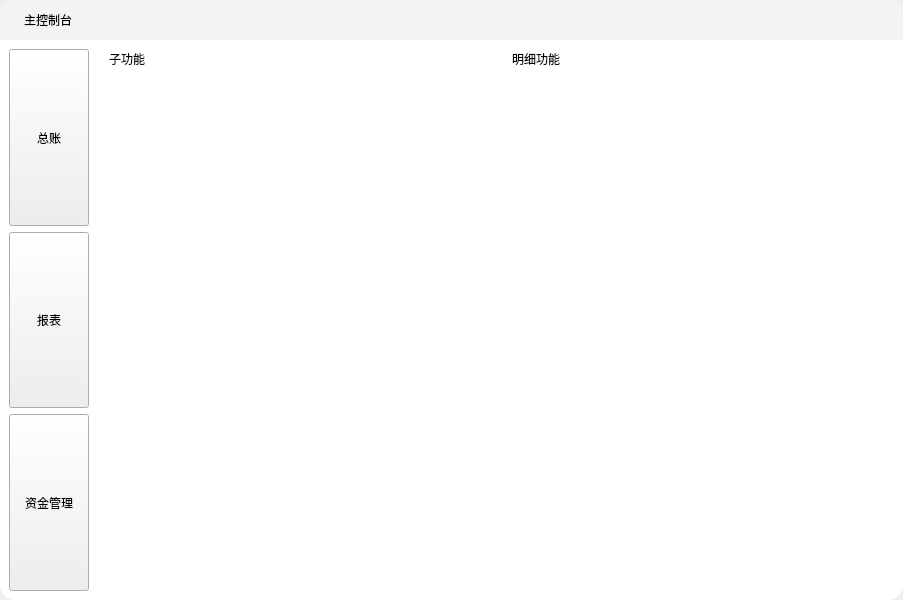
<?xml version="1.0" encoding="UTF-8"?>
<ui version="4.0">
 <class>MainWindow</class>
 <widget class="QMainWindow" name="MainWindow">
  <property name="geometry">
   <rect>
    <x>0</x>
    <y>0</y>
    <width>903</width>
    <height>600</height>
   </rect>
  </property>
  <property name="minimumSize">
   <size>
    <width>900</width>
    <height>600</height>
   </size>
  </property>
  <property name="windowTitle">
   <string>MainWindow</string>
  </property>
  <widget class="QWidget" name="centralwidget">
   <property name="styleSheet">
    <string notr="true">#centralwidget{
	border-radius: 20px;
}</string>
   </property>
   <layout class="QVBoxLayout" name="verticalLayout">
    <property name="spacing">
     <number>0</number>
    </property>
    <property name="leftMargin">
     <number>0</number>
    </property>
    <property name="topMargin">
     <number>0</number>
    </property>
    <property name="rightMargin">
     <number>0</number>
    </property>
    <property name="bottomMargin">
     <number>0</number>
    </property>
    <item>
     <widget class="QWidget" name="widget" native="true">
      <property name="styleSheet">
       <string notr="true">#widget{
	background-color: rgb(243, 243, 243);
	border-radius: 15px;
}</string>
      </property>
      <layout class="QVBoxLayout" name="verticalLayout_2">
       <property name="spacing">
        <number>0</number>
       </property>
       <property name="leftMargin">
        <number>0</number>
       </property>
       <property name="topMargin">
        <number>0</number>
       </property>
       <property name="rightMargin">
        <number>0</number>
       </property>
       <property name="bottomMargin">
        <number>0</number>
       </property>
       <item>
        <widget class="QWidget" name="TittleBar" native="true">
         <property name="sizePolicy">
          <sizepolicy hsizetype="Preferred" vsizetype="Preferred">
           <horstretch>0</horstretch>
           <verstretch>0</verstretch>
          </sizepolicy>
         </property>
         <property name="minimumSize">
          <size>
           <width>0</width>
           <height>40</height>
          </size>
         </property>
         <property name="maximumSize">
          <size>
           <width>16777215</width>
           <height>40</height>
          </size>
         </property>
         <property name="styleSheet">
          <string notr="true">#TopBar{
	background-color: rgb(243, 243, 243);
	border-top-left-radius: 15px;
	border-top-right-radius: 15px;
}</string>
         </property>
         <layout class="QHBoxLayout" name="horizontalLayout">
          <property name="leftMargin">
           <number>0</number>
          </property>
          <property name="topMargin">
           <number>0</number>
          </property>
          <property name="rightMargin">
           <number>0</number>
          </property>
          <property name="bottomMargin">
           <number>0</number>
          </property>
          <item>
           <spacer name="horizontalSpacer">
            <property name="orientation">
             <enum>Qt::Orientation::Horizontal</enum>
            </property>
            <property name="sizeType">
             <enum>QSizePolicy::Policy::Preferred</enum>
            </property>
            <property name="sizeHint" stdset="0">
             <size>
              <width>30</width>
              <height>20</height>
             </size>
            </property>
           </spacer>
          </item>
          <item>
           <widget class="QLabel" name="label">
            <property name="sizePolicy">
             <sizepolicy hsizetype="Preferred" vsizetype="Preferred">
              <horstretch>0</horstretch>
              <verstretch>0</verstretch>
             </sizepolicy>
            </property>
            <property name="minimumSize">
             <size>
              <width>70</width>
              <height>0</height>
             </size>
            </property>
            <property name="styleSheet">
             <string notr="true">font: 700 12pt &quot;Microsoft YaHei UI&quot;;</string>
            </property>
            <property name="text">
             <string>主控制台</string>
            </property>
            <property name="alignment">
             <set>Qt::AlignmentFlag::AlignCenter</set>
            </property>
           </widget>
          </item>
          <item>
           <spacer name="horizontalSpacer_2">
            <property name="orientation">
             <enum>Qt::Orientation::Horizontal</enum>
            </property>
            <property name="sizeHint" stdset="0">
             <size>
              <width>680</width>
              <height>20</height>
             </size>
            </property>
           </spacer>
          </item>
          <item>
           <widget class="QFrame" name="frame">
            <property name="sizePolicy">
             <sizepolicy hsizetype="Preferred" vsizetype="Preferred">
              <horstretch>0</horstretch>
              <verstretch>0</verstretch>
             </sizepolicy>
            </property>
            <property name="minimumSize">
             <size>
              <width>150</width>
              <height>0</height>
             </size>
            </property>
            <property name="maximumSize">
             <size>
              <width>100</width>
              <height>16777215</height>
             </size>
            </property>
            <property name="styleSheet">
             <string notr="true">QFrame{
	border: none;
}</string>
            </property>
            <property name="frameShape">
             <enum>QFrame::Shape::StyledPanel</enum>
            </property>
            <property name="frameShadow">
             <enum>QFrame::Shadow::Raised</enum>
            </property>
            <layout class="QHBoxLayout" name="horizontalLayout_2">
             <property name="spacing">
              <number>0</number>
             </property>
             <property name="leftMargin">
              <number>0</number>
             </property>
             <property name="topMargin">
              <number>0</number>
             </property>
             <property name="rightMargin">
              <number>0</number>
             </property>
             <property name="bottomMargin">
              <number>0</number>
             </property>
             <item>
              <widget class="QPushButton" name="btn_min">
               <property name="sizePolicy">
                <sizepolicy hsizetype="Preferred" vsizetype="Preferred">
                 <horstretch>0</horstretch>
                 <verstretch>1</verstretch>
                </sizepolicy>
               </property>
               <property name="minimumSize">
                <size>
                 <width>16</width>
                 <height>16</height>
                </size>
               </property>
               <property name="styleSheet">
                <string notr="true">#btn_min{
	color: rgb(0, 0, 0);
}
QPushButton{
	border: none;
}
QPushButton:hover{		
	background-color: rgba(221, 221, 221, 1);
}
QPushButton:pressed{
	background-color: rgba(221, 221, 221, 0.8);
}</string>
               </property>
               <property name="text">
                <string/>
               </property>
               <property name="icon">
                <iconset resource="../resource.qrc">
                 <normaloff>:/tittle/icons/minimize.png</normaloff>:/tittle/icons/minimize.png</iconset>
               </property>
               <property name="iconSize">
                <size>
                 <width>10</width>
                 <height>10</height>
                </size>
               </property>
              </widget>
             </item>
             <item>
              <widget class="QPushButton" name="btn_max">
               <property name="sizePolicy">
                <sizepolicy hsizetype="Preferred" vsizetype="Preferred">
                 <horstretch>0</horstretch>
                 <verstretch>1</verstretch>
                </sizepolicy>
               </property>
               <property name="minimumSize">
                <size>
                 <width>16</width>
                 <height>16</height>
                </size>
               </property>
               <property name="styleSheet">
                <string notr="true">#btn_max{
	color: rgb(0, 0, 0);
}
QPushButton{
	border: none;
}
QPushButton:hover{		
	background-color: rgba(221, 221, 221, 1);
}
QPushButton:pressed{
	background-color: rgba(221, 221, 221, 0.8);
}

QPushButton:checked{
	qproperty-icon: url(:/tittle/icons/reduction.png);
}</string>
               </property>
               <property name="text">
                <string/>
               </property>
               <property name="icon">
                <iconset resource="../resource.qrc">
                 <normaloff>:/tittle/icons/maximize.png</normaloff>:/tittle/icons/maximize.png</iconset>
               </property>
               <property name="iconSize">
                <size>
                 <width>10</width>
                 <height>10</height>
                </size>
               </property>
              </widget>
             </item>
             <item>
              <widget class="QPushButton" name="btn_close">
               <property name="sizePolicy">
                <sizepolicy hsizetype="Preferred" vsizetype="Preferred">
                 <horstretch>0</horstretch>
                 <verstretch>0</verstretch>
                </sizepolicy>
               </property>
               <property name="minimumSize">
                <size>
                 <width>16</width>
                 <height>16</height>
                </size>
               </property>
               <property name="styleSheet">
                <string notr="true">#btn_close{
	color: rgb(0, 0, 0);
	border-top-right-radius: 10px;
}
QPushButton{
	border: none;
}
QPushButton:hover{		
	background-color: rgb(232, 17, 35);
}
QPushButton:pressed{
	background-color: rgba(232, 17, 35, 0.8);
}</string>
               </property>
               <property name="text">
                <string/>
               </property>
               <property name="icon">
                <iconset resource="../resource.qrc">
                 <normaloff>:/tittle/icons/close.png</normaloff>:/tittle/icons/close.png</iconset>
               </property>
               <property name="iconSize">
                <size>
                 <width>10</width>
                 <height>10</height>
                </size>
               </property>
              </widget>
             </item>
            </layout>
           </widget>
          </item>
         </layout>
        </widget>
       </item>
       <item>
        <widget class="QWidget" name="MainWidget" native="true">
         <property name="sizePolicy">
          <sizepolicy hsizetype="Preferred" vsizetype="Expanding">
           <horstretch>0</horstretch>
           <verstretch>19</verstretch>
          </sizepolicy>
         </property>
         <property name="styleSheet">
          <string notr="true">#MainWidget{
	background-color: rgb(255, 255, 255);
	border-bottom-left-radius: 15px;
	border-bottom-right-radius: 15px;
}</string>
         </property>
         <layout class="QHBoxLayout" name="horizontalLayout_3">
          <property name="spacing">
           <number>2</number>
          </property>
          <property name="leftMargin">
           <number>0</number>
          </property>
          <property name="topMargin">
           <number>0</number>
          </property>
          <property name="rightMargin">
           <number>0</number>
          </property>
          <property name="bottomMargin">
           <number>0</number>
          </property>
          <item>
           <widget class="QWidget" name="leftBar" native="true">
            <property name="sizePolicy">
             <sizepolicy hsizetype="Preferred" vsizetype="Preferred">
              <horstretch>0</horstretch>
              <verstretch>0</verstretch>
             </sizepolicy>
            </property>
            <property name="maximumSize">
             <size>
              <width>100</width>
              <height>16777215</height>
             </size>
            </property>
            <layout class="QVBoxLayout" name="verticalLayout_3">
             <item>
              <widget class="QPushButton" name="Ladger">
               <property name="sizePolicy">
                <sizepolicy hsizetype="Minimum" vsizetype="Expanding">
                 <horstretch>0</horstretch>
                 <verstretch>1</verstretch>
                </sizepolicy>
               </property>
               <property name="minimumSize">
                <size>
                 <width>0</width>
                 <height>0</height>
                </size>
               </property>
               <property name="styleSheet">
                <string notr="true">#Ladger{
	color: rgb(0, 0, 0);
	
	font: 9pt &quot;Microsoft YaHei UI&quot;;
}
/*QPushButton{
	border: none;
}*/
QPushButton:pressed{
	padding-bottom: 5px;
}</string>
               </property>
               <property name="text">
                <string>总账</string>
               </property>
              </widget>
             </item>
             <item>
              <widget class="QPushButton" name="Report">
               <property name="sizePolicy">
                <sizepolicy hsizetype="Minimum" vsizetype="Expanding">
                 <horstretch>0</horstretch>
                 <verstretch>1</verstretch>
                </sizepolicy>
               </property>
               <property name="styleSheet">
                <string notr="true">#Report{
	color: rgb(0, 0, 0);
	
	font: 9pt &quot;Microsoft YaHei UI&quot;;
}
/*QPushButton{
	border: none;
}*/
QPushButton:pressed{
	padding-bottom: 5px;
}</string>
               </property>
               <property name="text">
                <string>报表</string>
               </property>
              </widget>
             </item>
             <item>
              <widget class="QPushButton" name="Funds">
               <property name="sizePolicy">
                <sizepolicy hsizetype="Minimum" vsizetype="Expanding">
                 <horstretch>0</horstretch>
                 <verstretch>1</verstretch>
                </sizepolicy>
               </property>
               <property name="styleSheet">
                <string notr="true">#Funds{
	color: rgb(0, 0, 0);
	
	font: 9pt &quot;Microsoft YaHei UI&quot;;
}
/*QPushButton{
	border: none;
}*/
QPushButton:pressed{
	padding-bottom: 5px;
}</string>
               </property>
               <property name="text">
                <string>资金管理</string>
               </property>
              </widget>
             </item>
            </layout>
           </widget>
          </item>
          <item>
           <widget class="QWidget" name="contentBox" native="true">
            <property name="sizePolicy">
             <sizepolicy hsizetype="Preferred" vsizetype="Expanding">
              <horstretch>1</horstretch>
              <verstretch>0</verstretch>
             </sizepolicy>
            </property>
            <property name="minimumSize">
             <size>
              <width>400</width>
              <height>0</height>
             </size>
            </property>
            <layout class="QVBoxLayout" name="verticalLayout_6">
             <item>
              <widget class="QLabel" name="lb_Sub">
               <property name="minimumSize">
                <size>
                 <width>0</width>
                 <height>20</height>
                </size>
               </property>
               <property name="maximumSize">
                <size>
                 <width>16777215</width>
                 <height>20</height>
                </size>
               </property>
               <property name="styleSheet">
                <string notr="true">font: 7pt &quot;Microsoft YaHei UI&quot;;</string>
               </property>
               <property name="text">
                <string>子功能</string>
               </property>
              </widget>
             </item>
             <item>
              <widget class="QStackedWidget" name="wgt_SubFunc">
               <property name="sizePolicy">
                <sizepolicy hsizetype="Expanding" vsizetype="Preferred">
                 <horstretch>2</horstretch>
                 <verstretch>0</verstretch>
                </sizepolicy>
               </property>
               <property name="minimumSize">
                <size>
                 <width>400</width>
                 <height>0</height>
                </size>
               </property>
               <property name="maximumSize">
                <size>
                 <width>16777215</width>
                 <height>16777215</height>
                </size>
               </property>
               <property name="styleSheet">
                <string notr="true">#subHome{
	background-color: rgb(255, 255, 255);
}</string>
               </property>
               <property name="currentIndex">
                <number>0</number>
               </property>
               <widget class="QWidget" name="subHome">
                <property name="maximumSize">
                 <size>
                  <width>16777215</width>
                  <height>500</height>
                 </size>
                </property>
                <property name="styleSheet">
                 <string notr="true">#homeWidget{
	background-color: rgb(255, 255, 255);
}</string>
                </property>
               </widget>
               <widget class="QWidget" name="ladgerWidget">
                <property name="maximumSize">
                 <size>
                  <width>16777215</width>
                  <height>260</height>
                 </size>
                </property>
                <property name="styleSheet">
                 <string notr="true">#ladgerWidget{
	background-color: rgb(255, 255, 255);
}</string>
                </property>
                <layout class="QVBoxLayout" name="verticalLayout_4">
                 <property name="spacing">
                  <number>0</number>
                 </property>
                 <property name="leftMargin">
                  <number>0</number>
                 </property>
                 <property name="topMargin">
                  <number>0</number>
                 </property>
                 <property name="rightMargin">
                  <number>0</number>
                 </property>
                 <property name="bottomMargin">
                  <number>0</number>
                 </property>
                 <item>
                  <widget class="QPushButton" name="btn_certification">
                   <property name="sizePolicy">
                    <sizepolicy hsizetype="Minimum" vsizetype="Fixed">
                     <horstretch>0</horstretch>
                     <verstretch>0</verstretch>
                    </sizepolicy>
                   </property>
                   <property name="minimumSize">
                    <size>
                     <width>0</width>
                     <height>40</height>
                    </size>
                   </property>
                   <property name="maximumSize">
                    <size>
                     <width>16777215</width>
                     <height>40</height>
                    </size>
                   </property>
                   <property name="styleSheet">
                    <string notr="true">QPushButton{	
	background-color: rgb(255, 255, 255);
	border:none;
	text-align:left;
}
QPushButton:pressed{	
	background-color: rgb(241, 241, 241);
}</string>
                   </property>
                   <property name="text">
                    <string> 凭证处理</string>
                   </property>
                   <property name="icon">
                    <iconset resource="../resource.qrc">
                     <normaloff>:/tittle/icons/folder.png</normaloff>:/tittle/icons/folder.png</iconset>
                   </property>
                   <property name="iconSize">
                    <size>
                     <width>16</width>
                     <height>16</height>
                    </size>
                   </property>
                  </widget>
                 </item>
                 <item>
                  <widget class="QPushButton" name="btn_ledger">
                   <property name="sizePolicy">
                    <sizepolicy hsizetype="Minimum" vsizetype="Fixed">
                     <horstretch>0</horstretch>
                     <verstretch>0</verstretch>
                    </sizepolicy>
                   </property>
                   <property name="minimumSize">
                    <size>
                     <width>0</width>
                     <height>40</height>
                    </size>
                   </property>
                   <property name="maximumSize">
                    <size>
                     <width>16777215</width>
                     <height>40</height>
                    </size>
                   </property>
                   <property name="styleSheet">
                    <string notr="true">QPushButton{	
	background-color: rgb(255, 255, 255);
	border:none;
	text-align:left;
}
QPushButton:pressed{	
	background-color: rgb(241, 241, 241);
}</string>
                   </property>
                   <property name="text">
                    <string> 账簿</string>
                   </property>
                   <property name="icon">
                    <iconset resource="../resource.qrc">
                     <normaloff>:/tittle/icons/folder.png</normaloff>:/tittle/icons/folder.png</iconset>
                   </property>
                  </widget>
                 </item>
                 <item>
                  <widget class="QPushButton" name="btn_report">
                   <property name="sizePolicy">
                    <sizepolicy hsizetype="Minimum" vsizetype="Fixed">
                     <horstretch>0</horstretch>
                     <verstretch>0</verstretch>
                    </sizepolicy>
                   </property>
                   <property name="minimumSize">
                    <size>
                     <width>0</width>
                     <height>40</height>
                    </size>
                   </property>
                   <property name="maximumSize">
                    <size>
                     <width>16777215</width>
                     <height>40</height>
                    </size>
                   </property>
                   <property name="styleSheet">
                    <string notr="true">QPushButton{	
	background-color: rgb(255, 255, 255);
	border:none;
	text-align:left;
}
QPushButton:pressed{	
	background-color: rgb(241, 241, 241);
}</string>
                   </property>
                   <property name="text">
                    <string> 财务报表</string>
                   </property>
                   <property name="icon">
                    <iconset resource="../resource.qrc">
                     <normaloff>:/tittle/icons/folder.png</normaloff>:/tittle/icons/folder.png</iconset>
                   </property>
                  </widget>
                 </item>
                 <item>
                  <widget class="QPushButton" name="btn_cash">
                   <property name="sizePolicy">
                    <sizepolicy hsizetype="Minimum" vsizetype="Fixed">
                     <horstretch>0</horstretch>
                     <verstretch>0</verstretch>
                    </sizepolicy>
                   </property>
                   <property name="minimumSize">
                    <size>
                     <width>0</width>
                     <height>40</height>
                    </size>
                   </property>
                   <property name="maximumSize">
                    <size>
                     <width>16777215</width>
                     <height>40</height>
                    </size>
                   </property>
                   <property name="styleSheet">
                    <string notr="true">QPushButton{	
	background-color: rgb(255, 255, 255);
	border:none;
	text-align:left;
}
QPushButton:pressed{	
	background-color: rgb(241, 241, 241);
}</string>
                   </property>
                   <property name="text">
                    <string> 现金流量</string>
                   </property>
                   <property name="icon">
                    <iconset resource="../resource.qrc">
                     <normaloff>:/tittle/icons/folder.png</normaloff>:/tittle/icons/folder.png</iconset>
                   </property>
                  </widget>
                 </item>
                 <item>
                  <widget class="QPushButton" name="btn_bill">
                   <property name="sizePolicy">
                    <sizepolicy hsizetype="Minimum" vsizetype="Fixed">
                     <horstretch>0</horstretch>
                     <verstretch>0</verstretch>
                    </sizepolicy>
                   </property>
                   <property name="minimumSize">
                    <size>
                     <width>0</width>
                     <height>40</height>
                    </size>
                   </property>
                   <property name="maximumSize">
                    <size>
                     <width>16777215</width>
                     <height>40</height>
                    </size>
                   </property>
                   <property name="styleSheet">
                    <string notr="true">QPushButton{	
	background-color: rgb(255, 255, 255);
	border:none;
	text-align:left;
}
QPushButton:pressed{	
	background-color: rgb(241, 241, 241);
}</string>
                   </property>
                   <property name="text">
                    <string> 结账</string>
                   </property>
                   <property name="icon">
                    <iconset resource="../resource.qrc">
                     <normaloff>:/tittle/icons/folder.png</normaloff>:/tittle/icons/folder.png</iconset>
                   </property>
                  </widget>
                 </item>
                 <item>
                  <widget class="QPushButton" name="btn_transaction">
                   <property name="sizePolicy">
                    <sizepolicy hsizetype="Minimum" vsizetype="Fixed">
                     <horstretch>0</horstretch>
                     <verstretch>0</verstretch>
                    </sizepolicy>
                   </property>
                   <property name="minimumSize">
                    <size>
                     <width>0</width>
                     <height>40</height>
                    </size>
                   </property>
                   <property name="maximumSize">
                    <size>
                     <width>16777215</width>
                     <height>40</height>
                    </size>
                   </property>
                   <property name="styleSheet">
                    <string notr="true">QPushButton{	
	background-color: rgb(255, 255, 255);
	border:none;
	text-align:left;
}
QPushButton:pressed{	
	background-color: rgb(241, 241, 241);
}</string>
                   </property>
                   <property name="text">
                    <string> 往来</string>
                   </property>
                   <property name="icon">
                    <iconset resource="../resource.qrc">
                     <normaloff>:/tittle/icons/folder.png</normaloff>:/tittle/icons/folder.png</iconset>
                   </property>
                  </widget>
                 </item>
                </layout>
               </widget>
               <widget class="QWidget" name="reportWidget">
                <widget class="QLineEdit" name="lineEdit_2">
                 <property name="geometry">
                  <rect>
                   <x>160</x>
                   <y>230</y>
                   <width>200</width>
                   <height>100</height>
                  </rect>
                 </property>
                 <property name="minimumSize">
                  <size>
                   <width>200</width>
                   <height>100</height>
                  </size>
                 </property>
                 <property name="styleSheet">
                  <string notr="true">font: 700 20pt &quot;Microsoft YaHei UI&quot;;</string>
                 </property>
                 <property name="text">
                  <string>这是报表</string>
                 </property>
                </widget>
               </widget>
              </widget>
             </item>
            </layout>
           </widget>
          </item>
          <item>
           <widget class="QWidget" name="RightBar" native="true">
            <property name="sizePolicy">
             <sizepolicy hsizetype="Preferred" vsizetype="Expanding">
              <horstretch>1</horstretch>
              <verstretch>0</verstretch>
             </sizepolicy>
            </property>
            <property name="minimumSize">
             <size>
              <width>400</width>
              <height>0</height>
             </size>
            </property>
            <property name="maximumSize">
             <size>
              <width>16777215</width>
              <height>16777215</height>
             </size>
            </property>
            <layout class="QVBoxLayout" name="verticalLayout_5">
             <item>
              <widget class="QLabel" name="lb_Detail">
               <property name="minimumSize">
                <size>
                 <width>0</width>
                 <height>20</height>
                </size>
               </property>
               <property name="maximumSize">
                <size>
                 <width>16777215</width>
                 <height>20</height>
                </size>
               </property>
               <property name="styleSheet">
                <string notr="true">font: 7pt &quot;Microsoft YaHei UI&quot;;</string>
               </property>
               <property name="text">
                <string>明细功能</string>
               </property>
              </widget>
             </item>
             <item>
              <widget class="QStackedWidget" name="wgt_DetailFunc">
               <property name="styleSheet">
                <string notr="true">#detailHome{
	background-color: rgb(255, 255, 255);
}</string>
               </property>
               <property name="currentIndex">
                <number>0</number>
               </property>
               <widget class="QWidget" name="detailHome">
                <widget class="QWidget" name="widget_2" native="true">
                 <property name="geometry">
                  <rect>
                   <x>90</x>
                   <y>140</y>
                   <width>120</width>
                   <height>80</height>
                  </rect>
                 </property>
                </widget>
               </widget>
               <widget class="QWidget" name="detCertificate">
                <property name="minimumSize">
                 <size>
                  <width>0</width>
                  <height>240</height>
                 </size>
                </property>
                <property name="maximumSize">
                 <size>
                  <width>16777215</width>
                  <height>320</height>
                 </size>
                </property>
                <layout class="QVBoxLayout" name="verticalLayout_7">
                 <property name="spacing">
                  <number>0</number>
                 </property>
                 <property name="leftMargin">
                  <number>0</number>
                 </property>
                 <property name="topMargin">
                  <number>0</number>
                 </property>
                 <property name="rightMargin">
                  <number>0</number>
                 </property>
                 <property name="bottomMargin">
                  <number>0</number>
                 </property>
                 <item>
                  <widget class="QPushButton" name="inputBtn">
                   <property name="minimumSize">
                    <size>
                     <width>0</width>
                     <height>40</height>
                    </size>
                   </property>
                   <property name="maximumSize">
                    <size>
                     <width>16777215</width>
                     <height>40</height>
                    </size>
                   </property>
                   <property name="styleSheet">
                    <string notr="true">#btn_input{
	color: rgb(0, 0, 0);
}
QPushButton{	
	background-color: rgb(255, 255, 255);
	border:none;
	text-align:left;
}
QPushButton:pressed{	
	background-color: rgb(241, 241, 241);
}</string>
                   </property>
                   <property name="text">
                    <string>01001 凭证录入</string>
                   </property>
                   <property name="icon">
                    <iconset resource="../resource.qrc">
                     <normaloff>:/tittle/icons/excel.png</normaloff>:/tittle/icons/excel.png</iconset>
                   </property>
                  </widget>
                 </item>
                 <item>
                  <widget class="QPushButton" name="queryBtn">
                   <property name="minimumSize">
                    <size>
                     <width>0</width>
                     <height>40</height>
                    </size>
                   </property>
                   <property name="maximumSize">
                    <size>
                     <width>16777215</width>
                     <height>40</height>
                    </size>
                   </property>
                   <property name="styleSheet">
                    <string notr="true">QPushButton{	
	background-color: rgb(255, 255, 255);
	border:none;
	text-align:left;
}
QPushButton:pressed{	
	background-color: rgb(241, 241, 241);
}</string>
                   </property>
                   <property name="text">
                    <string>01002 凭证查询</string>
                   </property>
                   <property name="icon">
                    <iconset resource="../resource.qrc">
                     <normaloff>:/tittle/icons/excel.png</normaloff>:/tittle/icons/excel.png</iconset>
                   </property>
                  </widget>
                 </item>
                 <item>
                  <widget class="QPushButton" name="btn_post">
                   <property name="minimumSize">
                    <size>
                     <width>0</width>
                     <height>40</height>
                    </size>
                   </property>
                   <property name="maximumSize">
                    <size>
                     <width>16777215</width>
                     <height>40</height>
                    </size>
                   </property>
                   <property name="styleSheet">
                    <string notr="true">QPushButton{	
	background-color: rgb(255, 255, 255);
	border:none;
	text-align:left;
}
QPushButton:pressed{	
	background-color: rgb(241, 241, 241);
}</string>
                   </property>
                   <property name="text">
                    <string>01003 凭证过账</string>
                   </property>
                   <property name="icon">
                    <iconset resource="../resource.qrc">
                     <normaloff>:/tittle/icons/excel.png</normaloff>:/tittle/icons/excel.png</iconset>
                   </property>
                  </widget>
                 </item>
                 <item>
                  <widget class="QPushButton" name="btn_summary">
                   <property name="minimumSize">
                    <size>
                     <width>0</width>
                     <height>40</height>
                    </size>
                   </property>
                   <property name="maximumSize">
                    <size>
                     <width>16777215</width>
                     <height>40</height>
                    </size>
                   </property>
                   <property name="styleSheet">
                    <string notr="true">QPushButton{	
	background-color: rgb(255, 255, 255);
	border:none;
	text-align:left;
}
QPushButton:pressed{	
	background-color: rgb(241, 241, 241);
}</string>
                   </property>
                   <property name="text">
                    <string>01004 凭证汇总</string>
                   </property>
                   <property name="icon">
                    <iconset resource="../resource.qrc">
                     <normaloff>:/tittle/icons/excel.png</normaloff>:/tittle/icons/excel.png</iconset>
                   </property>
                  </widget>
                 </item>
                 <item>
                  <widget class="QPushButton" name="btn_mode">
                   <property name="minimumSize">
                    <size>
                     <width>0</width>
                     <height>40</height>
                    </size>
                   </property>
                   <property name="maximumSize">
                    <size>
                     <width>16777215</width>
                     <height>40</height>
                    </size>
                   </property>
                   <property name="styleSheet">
                    <string notr="true">QPushButton{	
	background-color: rgb(255, 255, 255);
	border:none;
	text-align:left;
}
QPushButton:pressed{	
	background-color: rgb(241, 241, 241);
}</string>
                   </property>
                   <property name="text">
                    <string>01005 模式凭证</string>
                   </property>
                   <property name="icon">
                    <iconset resource="../resource.qrc">
                     <normaloff>:/tittle/icons/excel.png</normaloff>:/tittle/icons/excel.png</iconset>
                   </property>
                  </widget>
                 </item>
                 <item>
                  <widget class="QPushButton" name="btn_review">
                   <property name="minimumSize">
                    <size>
                     <width>0</width>
                     <height>40</height>
                    </size>
                   </property>
                   <property name="maximumSize">
                    <size>
                     <width>16777215</width>
                     <height>40</height>
                    </size>
                   </property>
                   <property name="styleSheet">
                    <string notr="true">QPushButton{	
	background-color: rgb(255, 255, 255);
	border:none;
	text-align:left;
}
QPushButton:pressed{	
	background-color: rgb(241, 241, 241);
}</string>
                   </property>
                   <property name="text">
                    <string>01006 双敲审核</string>
                   </property>
                   <property name="icon">
                    <iconset resource="../resource.qrc">
                     <normaloff>:/tittle/icons/excel.png</normaloff>:/tittle/icons/excel.png</iconset>
                   </property>
                  </widget>
                 </item>
                 <item>
                  <widget class="QPushButton" name="btn_introduce">
                   <property name="minimumSize">
                    <size>
                     <width>0</width>
                     <height>40</height>
                    </size>
                   </property>
                   <property name="maximumSize">
                    <size>
                     <width>16777215</width>
                     <height>40</height>
                    </size>
                   </property>
                   <property name="styleSheet">
                    <string notr="true">QPushButton{	
	background-color: rgb(255, 255, 255);
	border:none;
	text-align:left;
}
QPushButton:pressed{	
	background-color: rgb(241, 241, 241);
}</string>
                   </property>
                   <property name="text">
                    <string>01007 标准凭证引入</string>
                   </property>
                   <property name="icon">
                    <iconset resource="../resource.qrc">
                     <normaloff>:/tittle/icons/excel.png</normaloff>:/tittle/icons/excel.png</iconset>
                   </property>
                  </widget>
                 </item>
                 <item>
                  <widget class="QPushButton" name="btn_out">
                   <property name="minimumSize">
                    <size>
                     <width>0</width>
                     <height>40</height>
                    </size>
                   </property>
                   <property name="maximumSize">
                    <size>
                     <width>16777215</width>
                     <height>40</height>
                    </size>
                   </property>
                   <property name="styleSheet">
                    <string notr="true">QPushButton{	
	background-color: rgb(255, 255, 255);
	border:none;
	text-align:left;
}
QPushButton:pressed{	
	background-color: rgb(241, 241, 241);
}</string>
                   </property>
                   <property name="text">
                    <string>01008 标准凭证引出</string>
                   </property>
                   <property name="icon">
                    <iconset resource="../resource.qrc">
                     <normaloff>:/tittle/icons/excel.png</normaloff>:/tittle/icons/excel.png</iconset>
                   </property>
                  </widget>
                 </item>
                </layout>
               </widget>
               <widget class="QWidget" name="detLadger">
                <property name="minimumSize">
                 <size>
                  <width>0</width>
                  <height>40</height>
                 </size>
                </property>
                <property name="maximumSize">
                 <size>
                  <width>16777215</width>
                  <height>40</height>
                 </size>
                </property>
                <layout class="QVBoxLayout" name="verticalLayout_8">
                 <property name="spacing">
                  <number>0</number>
                 </property>
                 <property name="leftMargin">
                  <number>0</number>
                 </property>
                 <property name="topMargin">
                  <number>0</number>
                 </property>
                 <property name="rightMargin">
                  <number>0</number>
                 </property>
                 <property name="bottomMargin">
                  <number>0</number>
                 </property>
                 <item>
                  <widget class="QPushButton" name="pushButton">
                   <property name="minimumSize">
                    <size>
                     <width>0</width>
                     <height>40</height>
                    </size>
                   </property>
                   <property name="maximumSize">
                    <size>
                     <width>16777215</width>
                     <height>40</height>
                    </size>
                   </property>
                   <property name="styleSheet">
                    <string notr="true">QPushButton{	
	background-color: rgb(255, 255, 255);
	border:none;
	text-align:left;
}
QPushButton:pressed{	
	background-color: rgb(241, 241, 241);
}</string>
                   </property>
                   <property name="text">
                    <string>PushButton</string>
                   </property>
                  </widget>
                 </item>
                </layout>
               </widget>
              </widget>
             </item>
            </layout>
           </widget>
          </item>
         </layout>
        </widget>
       </item>
      </layout>
     </widget>
    </item>
   </layout>
  </widget>
 </widget>
 <resources>
  <include location="../resource.qrc"/>
 </resources>
 <connections/>
</ui>
